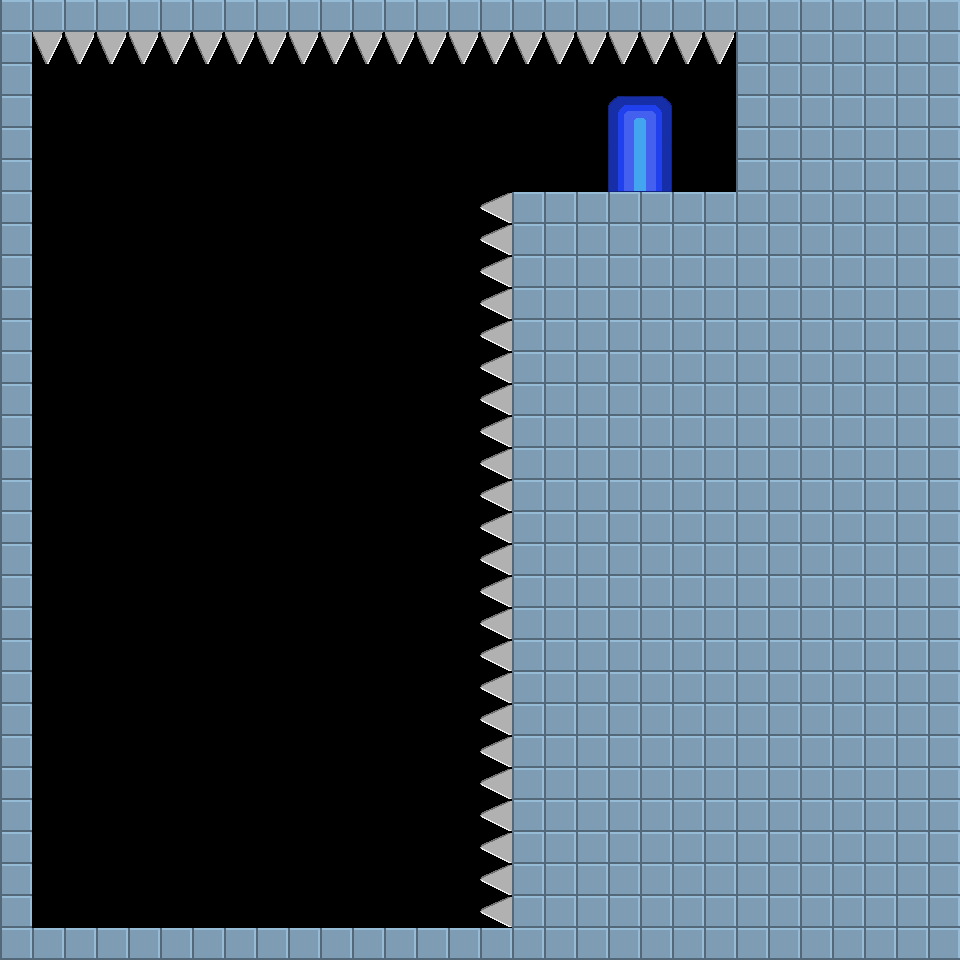

This is a level from a 2D game, rendered from its Tiled map with the project's own tilesets. A one-line summary and the map file follow, with tile-layer data summarised:
An orthogonal 30x30 tile map with 32x32 px tiles, 1 tile layer (Tile Layer 1), 3 tilesets.

<map version="1.0" orientation="orthogonal" renderorder="left-down" width="30" height="30" tilewidth="32" tileheight="32" nextobjectid="1">
 <properties>
  <property name="playerstart" value="4,6" />
  <property name="scrollable" value="1" />
  <property name="starttext" value="Get up! But watch the roof!" />
  <property name="togglegravity" value="1" />
 </properties>
 <tileset firstgid="1" name="map" tilewidth="32" tileheight="32">
  <image source="../../assets/img/steelblock.png" width="32" height="32" />
  <tile id="0">
   <properties>
    <property name="playerstart" value="4,22" />
   </properties>
  </tile>
 </tileset>
 <tileset firstgid="2" name="spikes" tilewidth="32" tileheight="32">
  <image source="../../assets/img/spikes.png" width="128" height="32" />
  <tile id="0">
   <properties>
    <property name="playerstart" value="4,10" />
   </properties>
  </tile>
 </tileset>
 <tileset firstgid="6" name="Door" tilewidth="32" tileheight="32">
  <image source="../../assets/img/door.png" width="64" height="96" />
 </tileset>
 <layer name="Tile Layer 1" width="30" height="30">
  <data>[900 cells, 496 non-empty, 9 distinct tile ids]</data>
 </layer>
</map>
